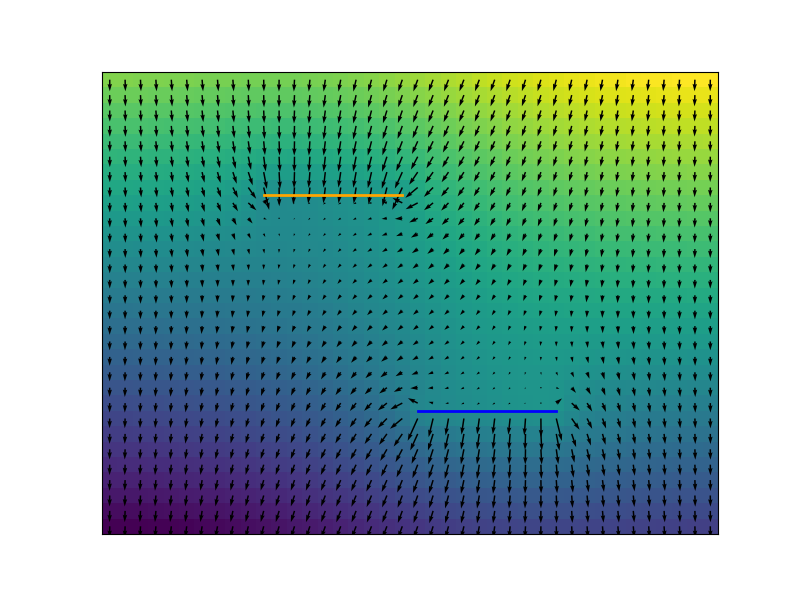

The script that saved this image:
import numpy as np
import matplotlib.pyplot as plt

ny = 30
nx = 40

p1_top = 7
p1_bottom = p1_top + 1
p2_bottom = ny - p1_bottom
p2_top = p2_bottom - 1

width = 10
shift = 10
p1_left = 10


def top(u, y, x):
    if y == 0:
        return u[y, x] + 1
    elif y == p1_bottom and x in range(p1_left, p1_left + width):
        return u[p2_top, x + shift]
    elif y == p2_bottom and x in range(p1_left + shift,
                                       p1_left + shift + width):
        return u[p1_top, x - shift]
    else:
        return u[y - 1, x]


def bottom(u, y, x):
    if y == ny - 1:
        return u[y, x] - 1
    elif y == p1_top and x in range(p1_left, p1_left + width):
        return u[p2_bottom, x + shift]
    elif y == p2_top and x in range(p1_left + shift, p1_left + shift + width):
        return u[p1_bottom, x - shift]
    else:
        return u[y + 1, x]


def left(u, y, x):
    return u[y, max(x - 1, 0)]


def right(u, y, x):
    return u[y, min(x + 1, nx - 1)]


def laplacian(u, y, x):
    return top(u, y, x) + bottom(u, y, x) + left(u, y, x) + right(
        u, y, x) - 4 * u[y, x]


def gradY(u):
    gradU = np.empty((ny, nx))
    for y in range(0, ny):
        for x in range(0, nx):
            gradU[y, x] = (bottom(u, y, x) - top(u, y, x)) / 2
    return gradU


def gradX(u):
    gradU = np.empty((ny, nx))
    for y in range(0, ny):
        for x in range(0, nx):
            gradU[y, x] = (left(u, y, x) - right(u, y, x)) / 2
    return gradU


def step(u):
    newU = np.empty((ny, nx))
    for y in range(0, ny):
        for x in range(0, nx):
            newU[y, x] = u[y, x] + 0.1 * laplacian(u, y, x)
    return newU


def initialize():
    u = np.empty((ny, nx))
    for y in range(0, ny):
        for x in range(0, nx):
            u[y, x] = ny / 2 - y
    return u


u = initialize()

for i in range(0, 5000):
    u = step(u)

dx = gradX(u)
dy = gradY(u)

fig, ax = plt.subplots(figsize=(8, 6))
ax.imshow(u)
ax.xaxis.set_ticks([])
ax.yaxis.set_ticks([])
ax.quiver(dx, dy)
plt.plot([p1_left, p1_left + width - 1], [(p1_top + p1_bottom) / 2,
                                      (p1_top + p1_bottom) / 2],
         color='orange',
         linewidth=2)
plt.plot([p1_left + shift, p1_left + shift + width - 1], [(p2_top + p2_bottom) / 2,
                                      (p2_top + p2_bottom) / 2],
         color='blue',
         linewidth=2)
plt.savefig('portal_shifted.png')
